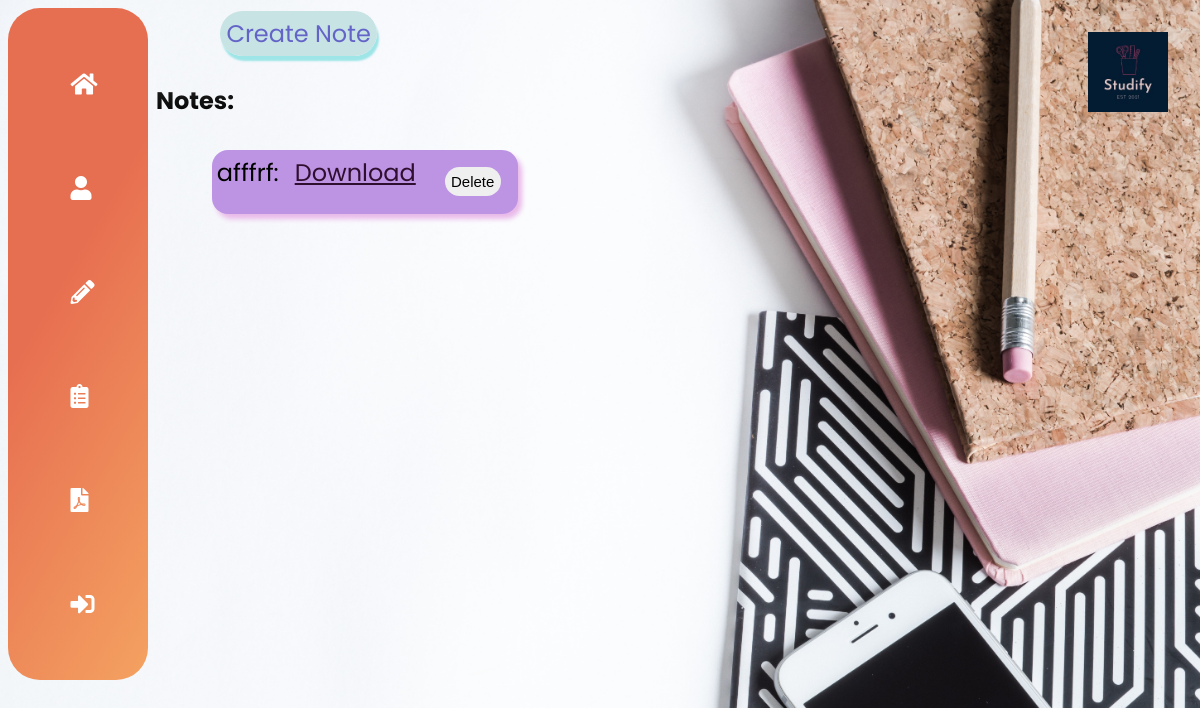
The app's page /notes/ (signed in), older data.
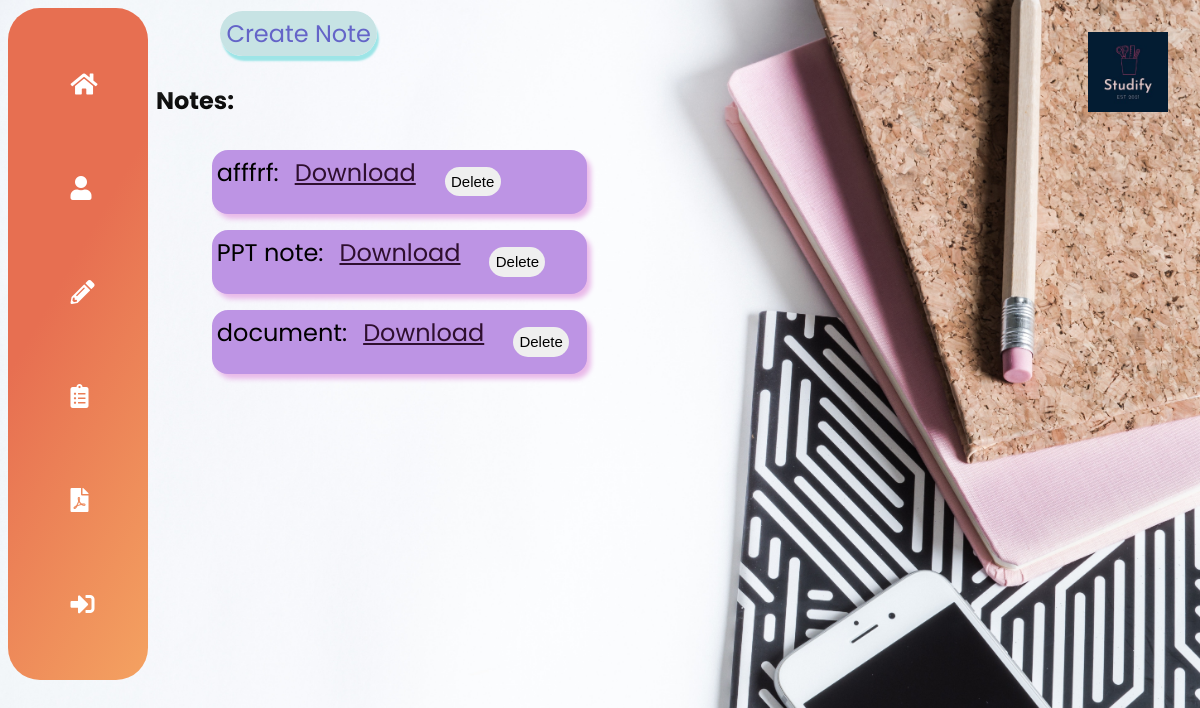
The same page, newer data.
### notes/models.py (models this page shows, shortened)
class Note(models.Model):
    user = models.ForeignKey(User, on_delete=models.CASCADE,related_name="usernotes")
    title = models.CharField(max_length=512)
    pdf = models.FileField(upload_to="pdf")

### notes/views.py (the view)
# urls.py: path('', views.viewnote, name="viewnote"),
def viewnote(request):
    return render(request, 'notes/viewnotes.html', {'notes': Note.objects.all()})

### notes/templates/notes/viewnotes.html (shortened to what this page needs)
{% extends "main/base.html" %}
{% load static %}
{% block container %}
<link rel="stylesheet" href="{% static 'css/viewnotes.css' %}">
<div class="main-container-1">
    <a href="{% url 'createnote' %}" class="notes">Create Note</a>
<h4>Notes: </h4>
<ul>
{% for note in user.usernotes.all %}
<li class="note">{{note.title}}: <a href="{{note.pdf.url}}" class="notes-dwnl" download>Download</a>
    <form action="{% url 'deletenote' note.id %}" method="POST">
    <button class="btn-delete" type="submit">Delete</button>
    </form>
</li>
{% endfor %}
</ul>
</div>
{% endblock %}

### main/templates/main/base.html (shortened to what this page needs)
<!DOCTYPE html>
{% load static %}
<html lang="en">
<head>
    <link rel="stylesheet" type="text/css" href="{% static 'css/main.css' %}">
    <link rel="stylesheet" href="https://cdnjs.cloudflare.com/ajax/libs/font-awesome/5.15.3/css/all.min.css"
 />
</head>
<body>
<a href="/"><img class="logo" src="{% static 'css/images/logo.jpeg' %}"></a>
    <div style="display: flex;">
        {% if user.is_authenticated %}
        <div class="side-nav">
            <ul>
                <div class="tooltip">
                    <li><a href="/"><i id="Home" class="fas fa-home tool-hover"></i></a></li>
                </div>
                <div class="tooltip">
                    <li><a href="/admin"><i id="Profile" class="fas fa-user tool-hover"></i></a></li>
                </div>
                <div class="tooltip">
                    <li><a href="/create/"><i id="Create List" class="fas fa-pencil-alt tool-hover"></i></a></li>
                </div>
                <div class="tooltip">
                    <li><a href="/view"><i id="View  List" class="fas fa-clipboard-list tool-hover"></i></a></li>
                </div>
                <div class="tooltip">
                    <li><a href="/notes"><i id="Notes" class="fas fa-file-pdf tool-hover"></i></a></li>
                </div>
                {% if user.is_authenticated %}
                <div class="tooltip">
                    <li><a href="/logout"><i id="Logout" class="fas fa-sign-in-alt tool-hover"></i></a></li>
                </div>
                {% endif %}
            </ul>
        </div>
        {% endif %}
        {% block container %}
        {% endblock %}
    </div>
</body>
</html>

### main/static/css/main.css (style rules this page uses)
:root { --primary1:#eeeeee; --primary2: #00adb5; --dark-red:#630000; --gray:#393e46; --accent:#222831; }
html { background-image: url(images/background.jpg); background-repeat: no-repeat; background-size: 100%; max-height: 100vh; }
body { padding: 0; margin: 0; box-sizing: border-box; font-family: 'Poppins', sans-serif; font-size: x-large; }
.side-nav { width:140px; max-height:140vh; background:linear-gradient(120deg,#e76f51 40%,#f4a261); color:white; top:0; left:0; border-radius: 2rem; margin: 8px; }
i { text-decoration: none; color: white; }
.side-nav li { list-style: none; padding-right: 1.1rem; margin:3rem 0rem; list-style:none; overflow: hidden; }
i { padding:1rem 0rem }
.tooltip { position: relative; padding-left: 1.4rem; }
.logo { width:80px; height: 80px; padding: 2rem; border-radius: 2rem; position: sticky; top:0%; right:0%; float: right; cursor: pointer; }

### notes/static/css/viewnotes.css (style rules this page uses)
h4 { background:linear-gradient(#222,#000); max-height: 40px; -webkit-background-clip: text; -webkit-text-fill-color: transparent; }

### notes/templates/notes/viewnotes.html (style rules this page uses)
.main-container-1 { margin-top: 1rem; }
ul { list-style: none; }
.notes { text-decoration: none; background: rgb(199, 227, 228); box-shadow: 2px 5px 2px rgb(157, 229, 231); padding: 0.4rem; margin: 1rem; border-radius: 2rem; color: rgb(100, 100, 200); margin: 4rem; }
.note { background: rgb(189, 148, 228); box-shadow: 4px 5px 5px rgb(233, 185, 233); margin: 1rem; border-radius: 1rem; padding: 0.3rem; display: flex; }
.note * { margin: 0.4rem; }
.notes-dwnl { color: rgb(47, 15, 47); margin: 0 1rem; }
.btn-delete { font-size: 15px; padding: 0.4rem; border-radius: 1rem; border: none; margin-top: -4px; }

Row changes from the older to the newer data that the page shows:
added Note: title "PPT note"
added Note: title "document"
